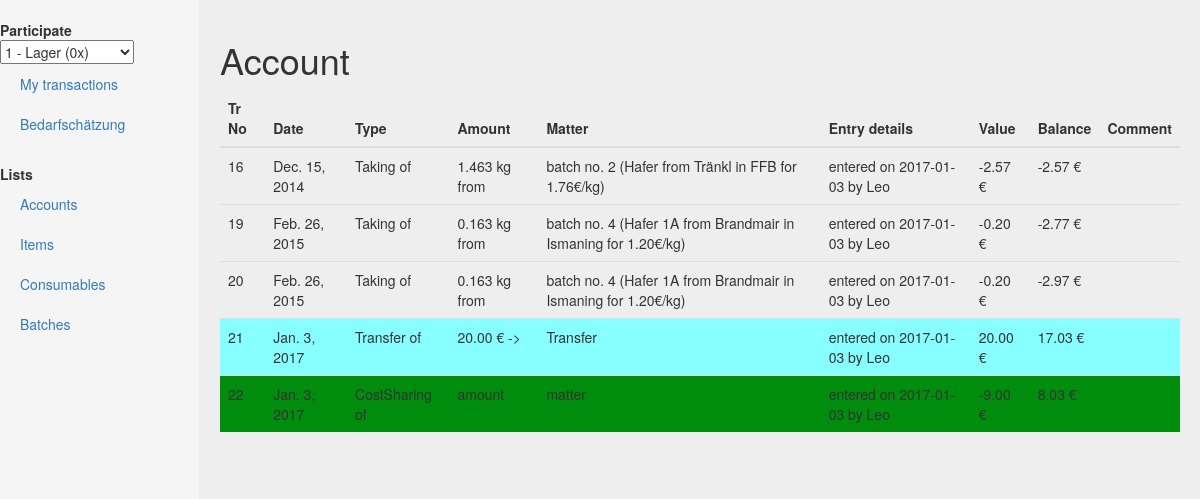
The page /account on the database its author committed.
### core/models.py (models this page shows, shortened)
class Transaction(models.Model):
    originator_account = models.ForeignKey('Account', related_name="originator_account")
    involved_accounts = models.ManyToManyField('Account', related_name="involved_accounts", blank=True, null=True)
    entered_by_user = models.ForeignKey('User') # Person who typed in the transaction
    date = models.DateField()
    entry_date = models.DateField(auto_now_add=True) # Date when transaction is entered into the system
    amount = models.FloatField()
    comment = models.TextField(blank=True)
    status = models.ForeignKey('TransactionStatus', blank=True, null=True)
    @property
    def comment_str(self):
        if self.comment == "":
            return ""
        else:
            return "'{}'".format(self.comment)
    @property
    def entry_details_str(self):
        return "entered on {} by {}".format(self.entry_date, self.entered_by_user.name)
    def value_str(self, account):
        charges = Charge.objects.filter(transaction=self, account=account)
        value = 0
        for charge in charges:
            value += charge.value
        return "{} €".format(format(value,'.2f'))
    def balance_str(self, account):
        linked_charges = Charge.objects.filter(transaction=self, account=account)
        if linked_charges[0].to_balance == True:
            balance = 0
            charges = Charge.objects.filter(account=account).filter(Q(date__lt = self.date) | Q(Q(date = self.date) & Q(transaction__lte = self.id)))
            for charge in charges:
                balance += charge.value
            return "{} €".format(format(balance,'.2f'))

### core/views.py (the view)
# urls.py: url(r'^account$', views.account),
def account(request):
    account_id = 4
    template = loader.get_template('core/account.html')
    account_table = AccountTable(account_id) # [['2016-10-21', 'Taking of'],['2016-10-23', 'Taking of'],['2016-10-24', 'Taking of']]
    context = {"account_table" : account_table}
    return HttpResponse(template.render({**global_context(), **context}, request))

### core/models.py (called while the page is built)
    def __str__(self):
        rate = self.calc_rate(datetime=datetime.datetime.now())
        return "{} - {} ({}x)".format(str(self.id), self.name, rate)

    def calc_rate(self, datetime):
        current_phases = AccPayPhase.objects.filter(account = self.id).filter(Q(start=None)|Q(start__lte=datetime)).filter(Q(end=None)|Q(end__gte=datetime))
        if not current_phases:
            rate = 0
        else:
            rate = 1
            for payphase in current_phases:
                rate = rate * payphase.rate
        return rate

    def __str__(self):
        return self.name

    @property
    def amount_str(self):
        return "{} {} from".format(self.amount, self.batch.unit)

    @property
    def matter_str(self):
        return "batch no. {} ({} from {} in {} for {}€/{})".format(self.batch.id, self.batch.name, self.batch.supplier.name if self.batch.supplier else "", self.batch.supplier.broad_location if self.batch.supplier else "", format(self.batch.price,'.2f'), self.batch.unit)

    @property # TODO
    def amount_str(self):
        if self.currency.name == "€":
            return "{} {} ->".format(format(self.amount,'.2f'), self.currency.name)
        else:
            return "{} {} ({} €) ->".format(format(self.amount,'.2f'), self.currency.name, format(self.value,'.2f'))

    @property
    def matter_str(self):
        return "Transfer"

    def amount_str(self):
        return "amount"

    def matter_str(self):
        return "matter"

### core/views.py (called while the page is built)
def global_context():
    accounts = Account.objects.all()
    context = {"accounts": accounts}
    return context

### core/templates/core/account.html (shortened to what this page needs)
{% extends "core/base.html" %}
{% block heading %}Account{% endblock %}
{% block content %}
<table class="table">
  <thead>
    <th>Tr No</th>
    <th>Date</th>
    <th>Type</th>
    <th>Amount</th>
    <th>Matter</th>
    <th>Entry details</th>
    <th>Value</th>
    <th>Balance</th>
    <th>Comment</th>
  </thead>
  <tbody>
  {% for row in account_table.rows %}
    <tr class="{{ row.2|lower }}">
      {% for column in row %}
        <td> {{ column }} </td>
      {% endfor %}
    </tr>
  {% endfor %}
  </tbody>
</table>
{% endblock %}

### rows shown on the page
Transaction: row "Dec. 15, 2014"
Transaction: row "Feb. 26, 2015"
Transaction: row "Feb. 26, 2015"
Transaction: row "Jan. 3, 2017"
Transaction: row "Jan. 3, 2017"

### other values the page prints
{{ column }} "16" "Taking of" "1.463 kg from" "batch no. 2 (Hafer from Tränkl in FFB for 1.76€/kg)" "entered on 2017-01-03 by Leo" "-2.57 €" "-2.57 €" "19" "Taking of" "0.163 kg from" "batch no. 4 (Hafer 1A from Brandmair in Ismaning for 1.20€/kg)" "entered on 2017-01-03 by Leo" "-0.20 €" "-2.77 €" "20" "Taking of" "0.163 kg from" "batch no. 4 (Hafer 1A from Brandmair in Ismaning for 1.20€/kg)" "entered on 2017-01-03 by Leo" "-0.20 €" "-2.97 €" "21" "Transfer of" "20.00 € ->" "Transfer" "entered on 2017-01-03 by Leo" "20.00 €" "17.03 €" "22" "CostSharing of" "amount" "matter" "entered on 2017-01-03 by Leo" "-9.00 €" "8.03 €"
form field value "1 - Lager (0x)"
